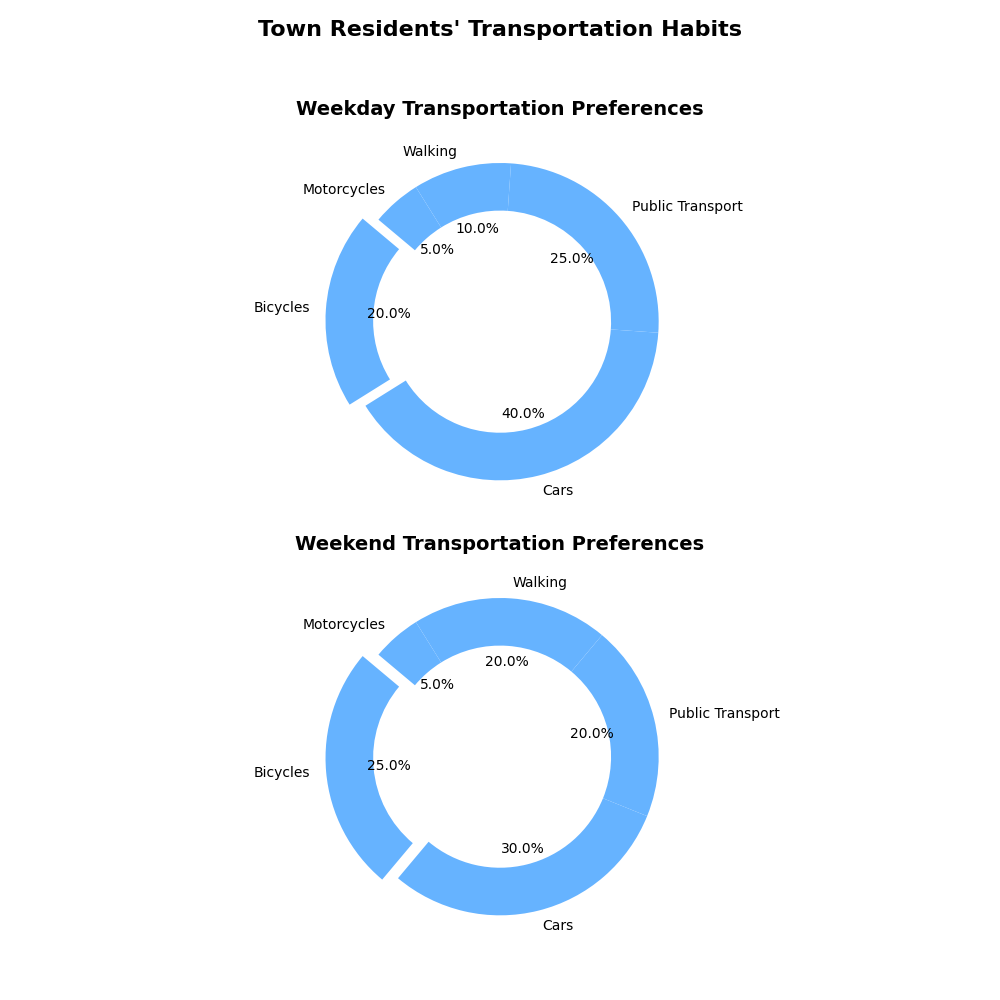

Python code for this plot:
import matplotlib.pyplot as plt

modes_of_transport = ['Bicycles', 'Cars', 'Public Transport', 'Walking', 'Motorcycles']
weekday_usage = [20, 40, 25, 10, 5]
weekend_usage = [25, 30, 20, 20, 5]

single_color = '#66b3ff'
explode = (0.1, 0, 0, 0, 0)

fig, (ax1, ax2) = plt.subplots(2, 1, figsize=(10, 10))

ax1.pie(
    weekday_usage,
    labels=modes_of_transport,
    autopct='%1.1f%%',
    startangle=140,
    colors=[single_color] * len(modes_of_transport),
    explode=explode,
    wedgeprops=dict(width=0.3)
)
ax1.set_title("Weekday Transportation Preferences", fontsize=14, fontweight='bold')

ax2.pie(
    weekend_usage,
    labels=modes_of_transport,
    autopct='%1.1f%%',
    startangle=140,
    colors=[single_color] * len(modes_of_transport),
    explode=explode,
    wedgeprops=dict(width=0.3)
)
ax2.set_title("Weekend Transportation Preferences", fontsize=14, fontweight='bold')

fig.suptitle("Town Residents' Transportation Habits", fontsize=16, fontweight='bold')

plt.tight_layout(rect=[0, 0.03, 1, 0.95])

plt.show()
